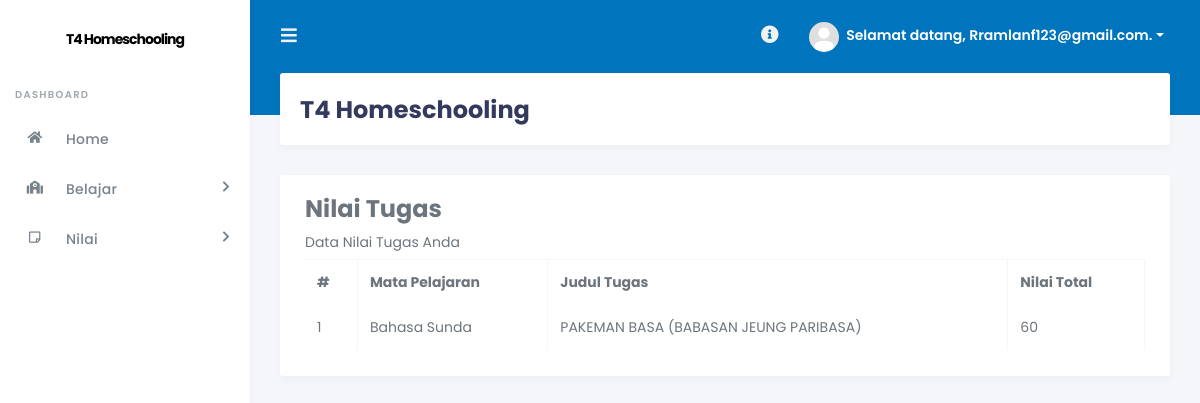
/?page=nilaitugas (signed in), run on the app's committed database.
### tables this page shows
CREATE TABLE `tb_siswa` (
  `id_siswa` int(11) NOT NULL,
  `nis` varchar(20) NOT NULL,
  `nama_lengkap` varchar(50) NOT NULL,
  `tempat_lahir` varchar(20) NOT NULL,
  `tgl_lahir` date NOT NULL,
  `jenis_kelamin` enum('L','P') NOT NULL,
  `agama` varchar(20) NOT NULL,
  `alamat` text NOT NULL,
  `id_kelas` varchar(5) NOT NULL,
  `thn_masuk` int(5) NOT NULL,
  `foto` varchar(100) NOT NULL,
  `username` varchar(40) NOT NULL,
  `password` varchar(40) NOT NULL,
  `pass` varchar(40) NOT NULL,
  `status` enum('aktif','tidak aktif') NOT NULL
);

CREATE TABLE `tb_nilai_upload` (
  `id` int(11) NOT NULL,
  `id_tu` int(5) NOT NULL,
  `id_siswa` int(5) NOT NULL,
  `nilai` double NOT NULL
);

CREATE TABLE `tb_mapel` (
  `id` int(11) NOT NULL,
  `kode_mapel` varchar(10) NOT NULL,
  `mapel` varchar(100) NOT NULL
);

CREATE TABLE `tb_topik_tugas` (
  `id_tu` int(11) NOT NULL,
  `judul` varchar(100) NOT NULL,
  `id_kelas` int(5) NOT NULL,
  `id_mapel` int(5) NOT NULL,
  `tgl_buat` date NOT NULL,
  `pembuat` varchar(10) NOT NULL,
  `tgl_pengumpulan` date NOT NULL,
  `info` varchar(250) NOT NULL,
  `status` enum('aktif','tidak aktif') NOT NULL
);

### index.php (the view, shortened to what this page needs)
<?php
include "+koneksi.php";
if (!@$_SESSION['siswa']) {
    if (@$_GET['hal'] == 'daftar') {
        include "register.php";
    } else {
        include "login.php";
    }
} else { ?>
<!DOCTYPE html>
<html>
<head>
    <link rel="stylesheet" href="https://stackpath.bootstrapcdn.com/bootstrap/4.4.1/css/bootstrap.min.css">
    <link rel="stylesheet" href="https://use.fontawesome.com/releases/v5.7.2/css/all.css">
    <link href="https://cdn.datatables.net/1.10.21/css/dataTables.bootstrap4.min.css" rel="stylesheet">
    <link rel="stylesheet" href="https://cdn.datatables.net/buttons/1.6.2/css/buttons.dataTables.min.css">
    <link rel="stylesheet" href="https://cdnjs.cloudflare.com/ajax/libs/twitter-bootstrap/4.1.3/css/bootstrap.css">
    <link href="http://cdnjs.cloudflare.com/ajax/libs/summernote/0.8.9/summernote.css" rel="stylesheet">
    <link rel="stylesheet" href="stisla/assets/css/style.css">
    <link rel="stylesheet" href="stisla/assets/css/components.css">
<?php
$sql_terlogin = mysqli_query($db, "SELECT * FROM tb_siswa JOIN tb_kelas ON tb_siswa.id_siswa = '$_SESSION[siswa]' AND tb_kelas.id_kelas = tb_siswa.id_kelas") or die($db->error);
$data_terlogin = mysqli_fetch_array($sql_terlogin);
?>
  </head>
  <body>
<div id="app">
  <div class="main-wrapper">
    <div class="navbar-bg"></div>
    <nav class="navbar navbar-expand-lg main-navbar">
      <form class="form-inline mr-auto">
        <ul class="navbar-nav mr-3">
          <li><a href="#" data-toggle="sidebar" class="nav-link nav-link-lg"><i class="fas fa-bars"></i></a></li>
        </ul>
      </form>
      <ul class="navbar-nav navbar-right">
        <li class="dropdown dropdown-list-toggle"><a href="#" data-toggle="dropdown" class="nav-link nav-link-lg message"><i class="fas fa-info-circle"></i></a>
        </li>
        <li class="dropdown"><a href="#" data-toggle="dropdown" class="nav-link dropdown-toggle nav-link-lg nav-link-user">
          <img alt="image" src="img/foto_siswa/<?php echo $data_terlogin['foto']; ?>" class="rounded-circle mr-1">
          <div class="d-sm-none d-lg-inline-block">Selamat datang, <?php echo ucfirst($data_terlogin['username']); ?>.</div></a>
        </li>
      </ul>
    </nav>
    <div class="main-sidebar">
      <aside id="sidebar-wrapper">
        <div class="sidebar-brand">
          <a href="./">T4 Homeschooling</a>
        </div>
        <ul class="sidebar-menu">
            <li class="menu-header">Dashboard</li>
            <li><a class="nav-link" href="./"><i class="fas fa-home"></i> <span>Home</span></a></li>
            <li class="nav-item dropdown">
              <a href="#" class="nav-link has-dropdown"><i class="fas fa-school"></i><span>Belajar</span></a>
        </li>
            <li class="nav-item dropdown">
              <a href="#" class="nav-link has-dropdown"><i class="far fa-sticky-note"></i><span>Nilai</span></a>
        </li>
          </ul>
      </aside>
    </div>
    <div class="main-content">
      <section class="section">
        <div class="section-header">
          <h1>T4 Homeschooling</h1>
        </div>
        <div class="section-body">
          <div class="card-wrap">
          <div class="row">
            <div class="col-12">
              <div class="card">
          <div class="card-body">
          <?php
          if (@$_GET['page'] == '') {
              include "inc/beranda.php";
          } elseif (@$_GET['page'] == 'quiz') {
              include "inc/quiz.php";
          } elseif (@$_GET['page'] == 'tugas') {
              include "inc/tugas.php";
          } elseif (@$_GET['page'] == 'nilai') {
              include "inc/nilai.php";
          } elseif (@$_GET['page'] == 'nilaitugas') {
              include "inc/nilai_tugas.php";
          } elseif (@$_GET['page'] == 'materi') {
              include "inc/materi.php";
          } elseif (@$_GET['page'] == 'pengumuman') {
              include "inc/pengumuman.php";
          } elseif (@$_GET['page'] == 'presensi') {
              include "inc/presensi.php";
            } elseif (@$_GET['page'] == 'meet') {
                include "inc/meet.php";
            } elseif (@$_GET['page'] == 'room1') {
                include "vcon/iframe/iframe-room1.php";
            } elseif (@$_GET['page'] == 'room2') {
                include "vcon/iframe/iframe-room2.php";
            } elseif (@$_GET['page'] == 'room3') {
                include "vcon/iframe/iframe-room3.php";
            } elseif (@$_GET['page'] == 'room4') {
                include "vcon/iframe/iframe-room4.php";
          } else {
              echo "<div class='col-xs-12'><div class='alert alert-danger'>[404] Halaman tidak ditemukan! Silahkan pilih menu yang ada!</div></div>";
          } ?>
        </div>
        </div>
      </div>
    </div>
        </div>
      </section>
    </div>
  </div>
</div>
</body>
</html>
<?php
}
?>

### inc/nilai_tugas.php (shortened to what this page needs)
<div class="row">
    <div class="col-md-12">
        <h4 class="page-head-line">Nilai Tugas</h4>
    </div>
</div>
<div class="row">
    <div class="col-md-12">
        <div class="panel panel-default">
            <?php
            $no = 1;
            $sql_cek_nilai_tugas = mysqli_query($db, "SELECT * FROM tb_nilai_upload JOIN tb_topik_tugas ON tb_nilai_upload.id_tu = tb_topik_tugas.id_tu JOIN tb_mapel ON tb_topik_tugas.id_mapel = tb_mapel.id WHERE id_siswa = '$_SESSION[siswa]'") or die($db->error);
            ?>
            <div class="panel-heading">Data Nilai Tugas Anda</div>
            <div class="panel-body">
                <div class="table-responsive">
                	<table class="table table-striped table-bordered table-hover" id="example">
                		<tr>
                			<th>#</th>
                			<th>Mata Pelajaran</th>
                			<th>Judul Tugas</th>
                			<th>Nilai Total</th>
                		</tr>
                		<?php
                        if (mysqli_num_rows($sql_cek_nilai_tugas) > 0) {
                            while ($data_nilai_pilgan = mysqli_fetch_array($sql_cek_nilai_tugas)) { ?>
                				<tr>
	                				<td><?php echo $no++; ?></td>
                					<td><?php echo $data_nilai_pilgan['mapel']; ?></td>
                					<td><?php echo $data_nilai_pilgan['judul']; ?></td>
                					<?php
                                    $sql_cek_jawaban = mysqli_query($db, "SELECT * FROM tb_jawaban_upload WHERE id_tu = '$data_nilai_pilgan[id_tu]' AND id_siswa = '$_SESSION[siswa]'") or die($db->error);
                                    if (mysqli_num_rows($sql_cek_jawaban) > 0) {
                                        $sql_cek_nilai_tugas = mysqli_query($db, "SELECT * FROM tb_nilai_upload WHERE id_tu = '$data_nilai_pilgan[id_tu]' AND id_siswa = '$_SESSION[siswa]'") or die($db->error);
                                        $data_nilai_tugas = mysqli_fetch_array($sql_cek_nilai_tugas);
                                        if (mysqli_num_rows($sql_cek_nilai_tugas) > 0) { ?>
                							<td><?php  echo $data_nilai_tugas['nilai']; ?></td>
                							<?php
                                        } else {
                                            echo "<td>Tugas belum dikoreksi</td>";
                                            echo "<td>Menunggu tugas dikoreksi</td>";
                                        }
                                    } else { ?>
										<td>Tidak ada tugas</td>
                					<?php
                                    } ?>
                				</tr>
                			<?php
                            }
                        } else {
                            echo '<tr><td colspan="6" align="center">Tidak ada data nilai, mungkin Anda belum mengerjakan tugas</td></tr>';
                        } ?>
                	</table>
               	</div>
            </div>
        </div>
    </div>
</div>

### data on the page
tb_siswa: foto (picture), username "Rramlanf123@gmail.com"
tb_nilai_upload: tb_mapel.mapel "Bahasa Sunda", id_tu.judul "PAKEMAN BASA (BABASAN JEUNG PARIBASA)", nilai "60"
